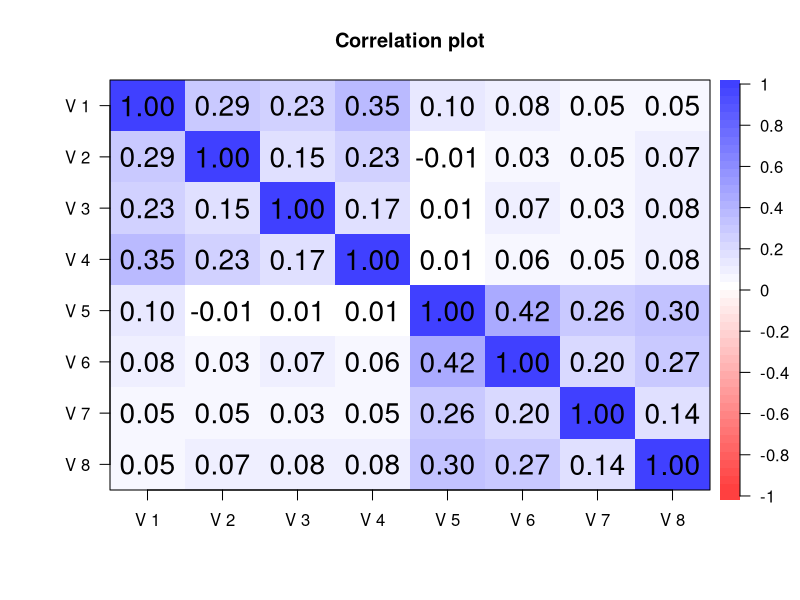

This chart was generated by the following R code: (Note: this script raises an error after producing the figure.)
## ---- chunk 1
library(tidyverse)
library(mvtnorm)
library(psych)

set.seed(123)

# loading matrix
lambda = matrix(
  c(1,.5,.3,.6,0,0,0,0,
    0,0,0,0,1,.7,.4,.5),
  nrow = 2, 
  byrow = TRUE
)

# correlation of factors
phi = matrix(c(1, .25, .25, 1), nrow = 2, byrow = TRUE)  

# factors and some noise
factors = rmvnorm(1000, mean = rep(0, 2), sigma = phi, "chol")
e = rmvnorm(1000, sigma = diag(8))

# observed responses
y = 0 + factors%*%lambda + e

# Examine
#dim(y)
describe(y)
round(cor(y), 3)

#see the factor structure
cor.plot(cor(y))

# example exploratory fa
#fa(y, nfactors=2, rotate="oblimin") 
## ---- chunk 2
# measurement model, covariance approach
cfa_cov <- function (parms, data) {
  # Arguments- 
  # parms: initial values (named)
  # data: raw data
  
  # Extract parameters by name
  
  require(psych) # for tr
  
  l1 = c(1, parms[grep('l1', names(parms))])      # loadings for factor 1
  l2 = c(1, parms[grep('l2', names(parms))])      # loadings for factor 2
  cov0 = parms[grep('cov', names(parms))]         # factor covariance, variances
  
  # Covariance matrix
  S = cov(data)*((nrow(data)-1)/nrow(data))       # ML covariance div by N rather than N-1, the multiplier adjusts
  
  # loading estimates
  lambda = cbind(
    c(l1, rep(0,length(l2))),
    c(rep(0,length(l1)), l2)
  )
  
  # disturbances
  dist_init = parms[grep('dist', names(parms))]    
  disturbs  = diag(dist_init)
  
  # factor correlation
  phi_init = matrix(c(cov0[1], cov0[2], cov0[2], cov0[3]), 2, 2)  #factor cov/correlation matrix
  
  # other calculations and log likelihood
  sigtheta = lambda%*%phi_init%*%t(lambda) + disturbs
  
  # in Bollen p + q (but for the purposes of this just p) = tr(data)
  pq = dim(data)[2] 
  
  # a reduced version; Bollen 1989 p.107
  # ll = -(log(det(sigtheta)) + tr(S%*%solve(sigtheta)) - log(det(S)) - pq) 
  
  # should be same as Mplus H0 loglike
  ll = ( (-nrow(data)*pq/2) * log(2*pi) ) - 
    (nrow(data)/2) * ( log(det(sigtheta)) + tr(S%*%solve(sigtheta)) )
  
  ll
}
## ---- chunk 3
cfa_cor <- function (parms, data) {
  require(psych)
  
  l1 = parms[grep('l1', names(parms))]      # loadings for factor 1
  l2 = parms[grep('l2', names(parms))]      # loadings for factor 2
  cor0 = parms[grep('cor', names(parms))]   # factor correlation
  
  S = cor(data)
  
  lambda = cbind(
    c(l1, rep(0,length(l2))),
    c(rep(0,length(l1)), l2)
  )
  
  dist_init = parms[grep('dist', names(parms))]
  disturbs  = diag(dist_init)
  
  phi_init = matrix(c(1, cor0, cor0, 1), ncol=2)
  
  sigtheta = lambda%*%phi_init%*%t(lambda) + disturbs
  pq = dim(data)[2]
  
  #ll = ( log(det(sigtheta)) + tr(S%*%solve(sigtheta)) - log(det(S)) - pq )
  
  ll = ( (-nrow(data)*pq/2) * log(2*pi) ) - 
    (nrow(data)/2) * ( log(det(sigtheta)) + tr(S%*%solve(sigtheta)) )
  
  ll
}
## ---- chunk 4
par_init_cov = c(rep(1, 6), rep(.05, 8), rep(.5, 3)) 
names(par_init_cov) = rep(c('l1','l2', 'dist', 'cov'), c(3, 3, 8, 3))
## ---- chunk 5
result_cov = optim(
  par  = par_init_cov,
  fn   = cfa_cov,
  data = y,
  method  = "L-BFGS-B",
  lower   = 0,
  control = list(fnscale = -1)
) 

loadings_cov = data.frame(
  f1 = c(1, result_cov$par[1:3], rep(0, 4)),
  f2 = c(rep(0, 4), 1, result_cov$par[4:6])
)

disturbances_cov = result_cov$par[7:14]
## ---- chunk 6
par_init_cor = c(rep(1, 8), rep(.05, 8), 0) #for cor
names(par_init_cor) = rep(c('l1', 'l2', 'dist', 'cor'), c(4, 4, 8, 1))
## ---- chunk 7
result_cor = optim(
  par  = par_init_cor,
  fn   = cfa_cor,
  data = y,
  method  = "L-BFGS-B",
  lower   = 0,
  upper   = 1,
  control = list(fnscale = -1)
)

loadings_cor = matrix(
  c(result_cor$par[1:4], rep(0, 4), rep(0, 4), result_cor$par[5:8]), 
  ncol = 2
)

disturbances_cor = result_cor$par[9:16]
## ---- chunk 8
results = list(
  raw = list(
    loadings = round(data.frame(loadings_cov, Variances = disturbances_cov), 3),
    cov.fact = round(matrix(c(result_cov$par[c(15, 16, 16, 17)]), ncol =2) , 3)
  ),
  
  standardized = list(
    loadings = round(
      data.frame(
        loadings_cor,
        Variances = disturbances_cor,
        Rsq = (1 - disturbances_cor)
      ), 3),
    cor.fact = round(matrix(c(1, result_cor$par[c(17, 17)], 1), ncol = 2), 3)
  ),
  
  # note inclusion of intercepts for total number of par
  fit = data.frame(
    ll  = result_cov$value,
    AIC = -2 * result_cov$value + 2 * (length(par_init_cov) + ncol(y)),
    BIC = -2 * result_cov$value + log(nrow(y)) * (length(par_init_cov) + ncol(y))
  )  
)

results
## ---- chunk 9
library(lavaan)
y = data.frame(y)
model = ' F1  =~ X1 + X2 + X3 + X4
           F2  =~ X5 + X6 + X7 + X8 '

fit = cfa(model, data=y, mimic='Mplus', estimator='ML')
fit.std = cfa(model, data=y, mimic='Mplus', estimator='ML', std.lv=T, std.ov=T) # for standardized

# note that lavaan does not count the intercepts among the free params for AIC/BIC 
# by default, but the mimic='Mplus' should have them correspond to optim's results
summary(fit, fit.measures=TRUE, standardized=T)   
